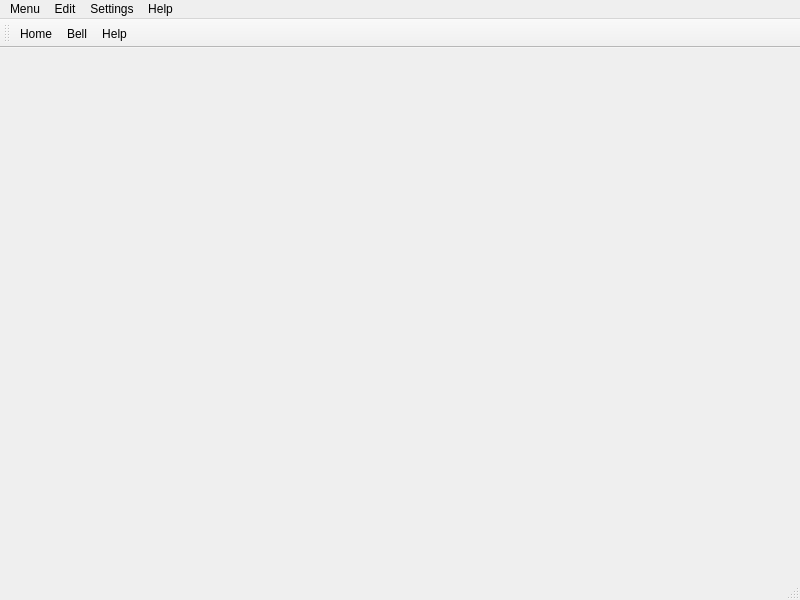
<?xml version="1.0" encoding="UTF-8"?>
<ui version="4.0">
 <class>MainWindow</class>
 <widget class="QMainWindow" name="MainWindow">
  <property name="geometry">
   <rect>
    <x>0</x>
    <y>0</y>
    <width>800</width>
    <height>600</height>
   </rect>
  </property>
  <property name="windowTitle">
   <string>MainWindow</string>
  </property>
  <widget class="QWidget" name="centralwidget"/>
  <widget class="QMenuBar" name="menubar">
   <property name="geometry">
    <rect>
     <x>0</x>
     <y>0</y>
     <width>800</width>
     <height>26</height>
    </rect>
   </property>
   <widget class="QMenu" name="menuMenu">
    <property name="title">
     <string>Menu</string>
    </property>
    <addaction name="actionBell"/>
    <addaction name="actionNew"/>
    <addaction name="actionOpen"/>
    <addaction name="actionSave"/>
    <addaction name="actionSave_as"/>
    <addaction name="actionClose"/>
    <addaction name="separator"/>
    <addaction name="actionQuit"/>
   </widget>
   <widget class="QMenu" name="menuEdit">
    <property name="title">
     <string>Edit</string>
    </property>
    <addaction name="actionUndo"/>
    <addaction name="actionRedo"/>
    <addaction name="separator"/>
    <addaction name="actionCut"/>
    <addaction name="actionCopy"/>
    <addaction name="actionPaste"/>
   </widget>
   <widget class="QMenu" name="menuHelp">
    <property name="title">
     <string>Help</string>
    </property>
    <addaction name="actionAbout_Pluggins"/>
    <addaction name="actionAbout_Qt"/>
   </widget>
   <widget class="QMenu" name="menuSettings">
    <property name="title">
     <string>Settings</string>
    </property>
    <addaction name="actionPreference"/>
   </widget>
   <addaction name="menuMenu"/>
   <addaction name="menuEdit"/>
   <addaction name="menuSettings"/>
   <addaction name="menuHelp"/>
  </widget>
  <widget class="QStatusBar" name="statusbar"/>
  <widget class="QToolBar" name="toolBar">
   <property name="windowTitle">
    <string>toolBar</string>
   </property>
   <attribute name="toolBarArea">
    <enum>TopToolBarArea</enum>
   </attribute>
   <attribute name="toolBarBreak">
    <bool>false</bool>
   </attribute>
   <addaction name="actionHome"/>
   <addaction name="actionBell"/>
   <addaction name="actionHelp"/>
  </widget>
  <action name="actionNew">
   <property name="text">
    <string>New</string>
   </property>
  </action>
  <action name="actionOpen">
   <property name="text">
    <string>Open</string>
   </property>
  </action>
  <action name="actionSave">
   <property name="text">
    <string>Save</string>
   </property>
  </action>
  <action name="actionSave_as">
   <property name="text">
    <string>Save as</string>
   </property>
  </action>
  <action name="actionClose">
   <property name="text">
    <string>Close</string>
   </property>
  </action>
  <action name="actionQuit">
   <property name="text">
    <string>Quit</string>
   </property>
  </action>
  <action name="actionUndo">
   <property name="text">
    <string>Undo</string>
   </property>
  </action>
  <action name="actionRedo">
   <property name="text">
    <string>Redo</string>
   </property>
  </action>
  <action name="actionCut">
   <property name="text">
    <string>Cut</string>
   </property>
  </action>
  <action name="actionCopy">
   <property name="text">
    <string>Copy</string>
   </property>
  </action>
  <action name="actionPaste">
   <property name="text">
    <string>Paste</string>
   </property>
  </action>
  <action name="actionPreference">
   <property name="text">
    <string>Preference</string>
   </property>
  </action>
  <action name="actionAbout_Pluggins">
   <property name="text">
    <string>About Pluggins</string>
   </property>
  </action>
  <action name="actionAbout_Qt">
   <property name="text">
    <string>About Qt</string>
   </property>
  </action>
  <action name="actionBell">
   <property name="icon">
    <iconset>
     <normaloff>C:/Users/DELL/Downloads/icons8-bell-48.png</normaloff>C:/Users/DELL/Downloads/icons8-bell-48.png</iconset>
   </property>
   <property name="text">
    <string>Bell</string>
   </property>
  </action>
  <action name="actionHome">
   <property name="enabled">
    <bool>true</bool>
   </property>
   <property name="icon">
    <iconset>
     <normaloff>C:/Users/DELL/Downloads/icons8-home-48.png</normaloff>C:/Users/DELL/Downloads/icons8-home-48.png</iconset>
   </property>
   <property name="text">
    <string>Home</string>
   </property>
  </action>
  <action name="actionHelp">
   <property name="icon">
    <iconset>
     <normaloff>C:/Users/DELL/Downloads/icons8-help-48.png</normaloff>C:/Users/DELL/Downloads/icons8-help-48.png</iconset>
   </property>
   <property name="text">
    <string>Help</string>
   </property>
  </action>
 </widget>
 <resources/>
 <connections/>
</ui>
